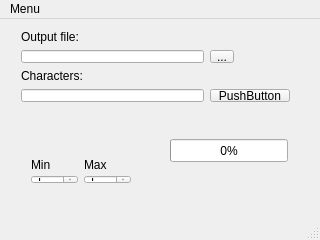
<?xml version="1.0" encoding="UTF-8"?>
<ui version="4.0">
 <class>MainWindow</class>
 <widget class="QMainWindow" name="MainWindow">
  <property name="geometry">
   <rect>
    <x>0</x>
    <y>0</y>
    <width>320</width>
    <height>240</height>
   </rect>
  </property>
  <property name="windowTitle">
   <string>MainWindow</string>
  </property>
  <widget class="QWidget" name="centralWidget">
   <widget class="QWidget" name="layoutWidget">
    <property name="geometry">
     <rect>
      <x>10</x>
      <y>0</y>
      <width>291</width>
      <height>94</height>
     </rect>
    </property>
    <layout class="QGridLayout" name="gridLayout">
     <item row="1" column="0">
      <widget class="QLineEdit" name="fileNameBox"/>
     </item>
     <item row="1" column="1">
      <widget class="QToolButton" name="openKnop">
       <property name="text">
        <string>...</string>
       </property>
      </widget>
     </item>
     <item row="3" column="1">
      <widget class="QPushButton" name="knop">
       <property name="text">
        <string>PushButton</string>
       </property>
      </widget>
     </item>
     <item row="0" column="0">
      <widget class="QLabel" name="label_3">
       <property name="text">
        <string>Output file:</string>
       </property>
      </widget>
     </item>
     <item row="2" column="0">
      <widget class="QLabel" name="label_4">
       <property name="text">
        <string>Characters:</string>
       </property>
      </widget>
     </item>
     <item row="3" column="0">
      <widget class="QLineEdit" name="karakters">
       <property name="text">
        <string/>
       </property>
      </widget>
     </item>
    </layout>
   </widget>
   <widget class="QWidget" name="layoutWidget">
    <property name="geometry">
     <rect>
      <x>20</x>
      <y>130</y>
      <width>122</width>
      <height>46</height>
     </rect>
    </property>
    <layout class="QGridLayout" name="gridLayout_2">
     <item row="0" column="0">
      <widget class="QLabel" name="label">
       <property name="minimumSize">
        <size>
         <width>46</width>
         <height>0</height>
        </size>
       </property>
       <property name="text">
        <string>Min</string>
       </property>
       <property name="scaledContents">
        <bool>false</bool>
       </property>
      </widget>
     </item>
     <item row="0" column="1">
      <widget class="QLabel" name="label_2">
       <property name="text">
        <string>Max</string>
       </property>
      </widget>
     </item>
     <item row="1" column="0">
      <widget class="QSpinBox" name="minSpin">
       <property name="minimum">
        <number>1</number>
       </property>
      </widget>
     </item>
     <item row="1" column="1">
      <widget class="QSpinBox" name="maxSpin">
       <property name="minimum">
        <number>1</number>
       </property>
      </widget>
     </item>
    </layout>
   </widget>
   <widget class="QProgressBar" name="progressBar">
    <property name="geometry">
     <rect>
      <x>170</x>
      <y>120</y>
      <width>118</width>
      <height>23</height>
     </rect>
    </property>
    <property name="value">
     <number>0</number>
    </property>
   </widget>
  </widget>
  <widget class="QMenuBar" name="menuBar">
   <property name="geometry">
    <rect>
     <x>0</x>
     <y>0</y>
     <width>320</width>
     <height>21</height>
    </rect>
   </property>
   <widget class="QMenu" name="menuMenu">
    <property name="title">
     <string>Menu</string>
    </property>
    <addaction name="actionOpen"/>
    <addaction name="separator"/>
    <addaction name="actionQuit"/>
   </widget>
   <addaction name="menuMenu"/>
  </widget>
  <widget class="QStatusBar" name="statusBar"/>
  <action name="actionQuit">
   <property name="text">
    <string>Quit</string>
   </property>
  </action>
  <action name="actionOpen">
   <property name="text">
    <string>Open</string>
   </property>
  </action>
 </widget>
 <layoutdefault spacing="6" margin="11"/>
 <resources/>
 <connections/>
</ui>
